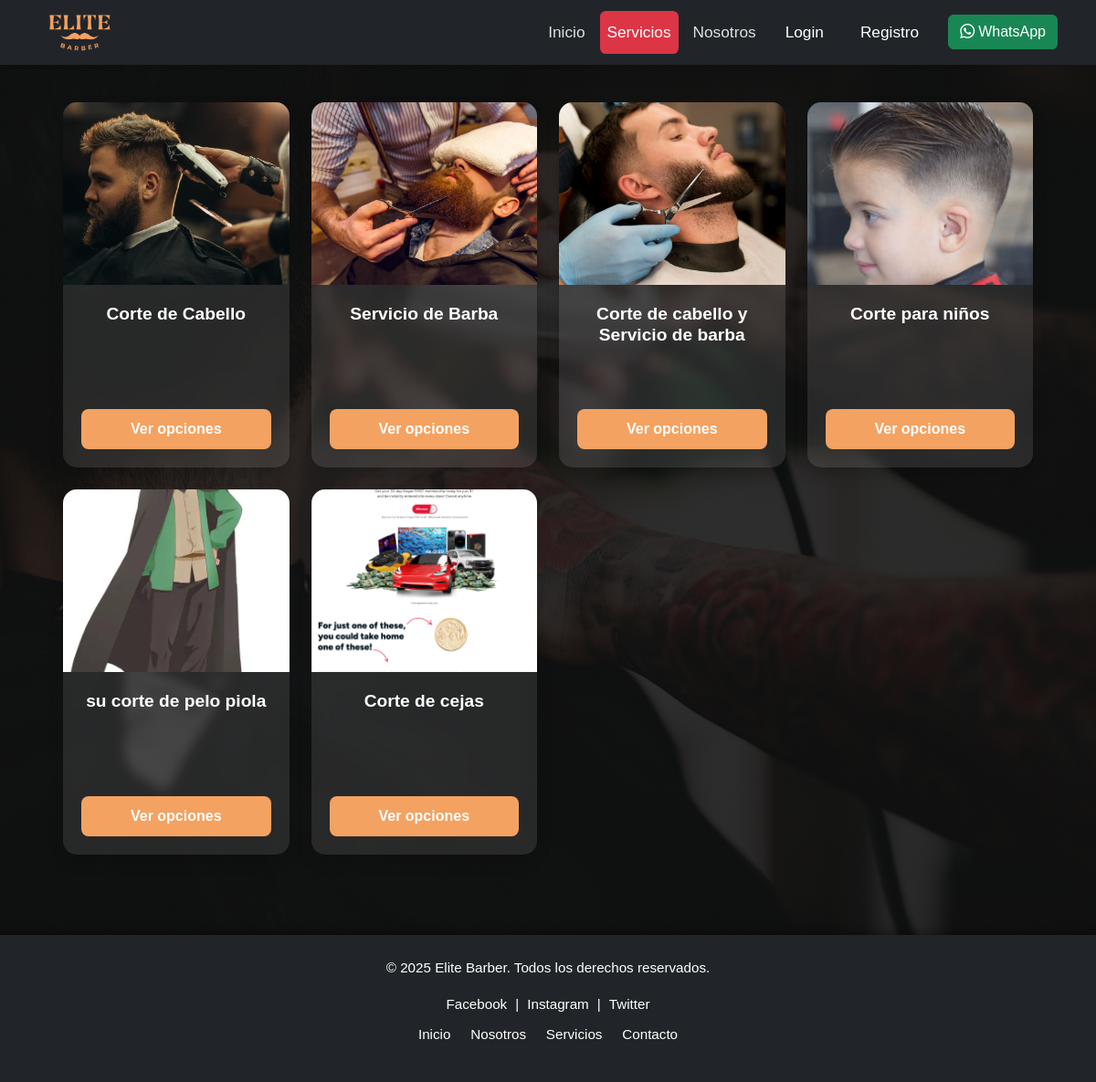
Page /servicios/ on the earlier database version.
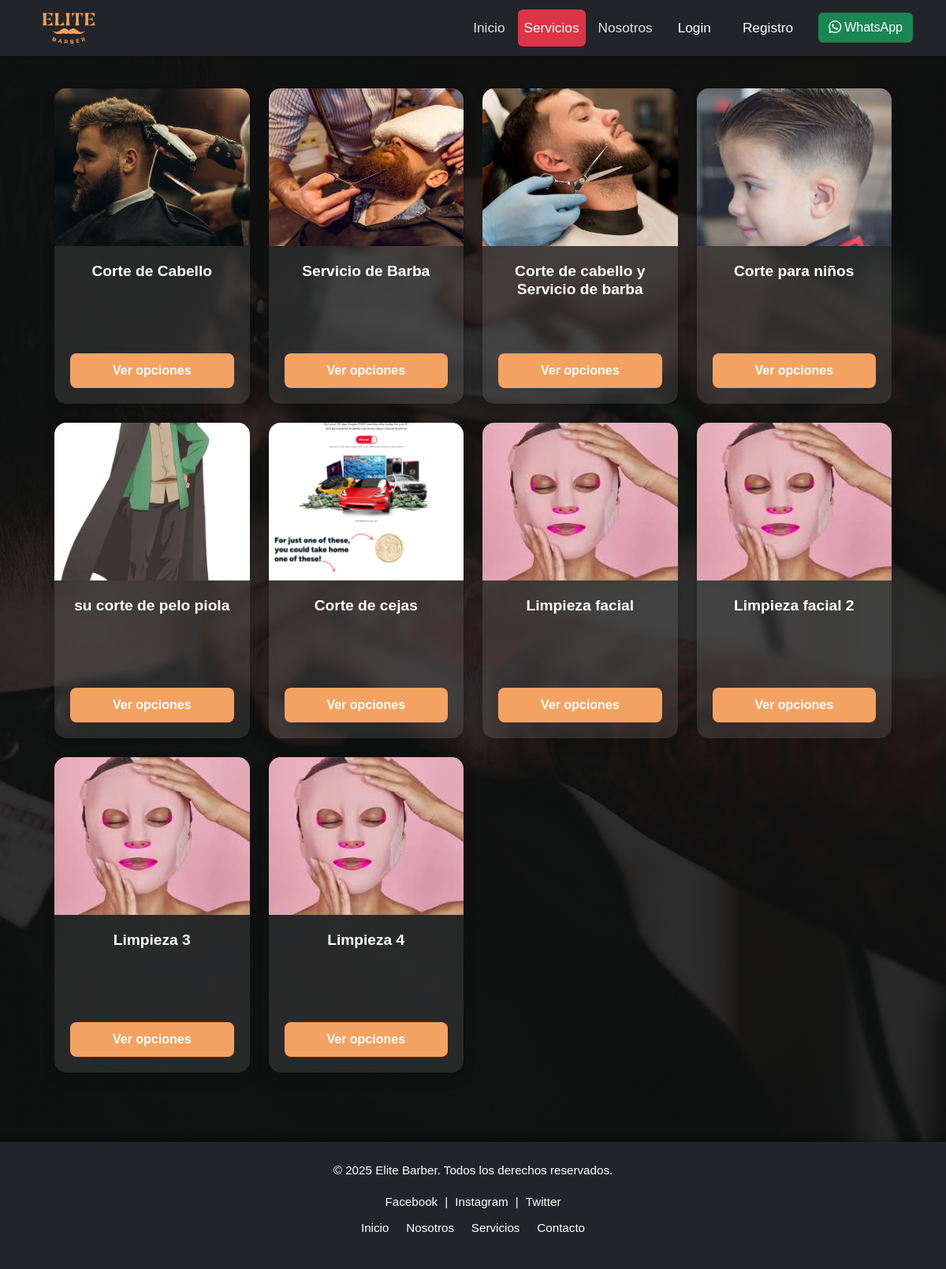
Same page on the later database version.
### gestion3/models.py (models this page shows, shortened)
class SubServicio(models.Model):
    id_subservicio = models.AutoField(primary_key=True)
    nombre_servicio = models.CharField(max_length=100)
    imagenes = models.ImageField(upload_to='subservicios/', null=True, blank=True)

### gestion3/views.py (the view)
# urls.py: path('servicios/', views.servicios, name='servicios'),
def servicios(request):
    subservicios = SubServicio.objects.all()
    return render(request, 'gestion3/servicios.html', {'subservicios': subservicios})

### gestion3/context_processors.py (called while the page is built)
def tipo_usuario_context(request):
    tipo_usuario = None
    if request.session.get('usuario_id'):
        try:
            usuario = Usuario.objects.get(id_usuario=request.session['usuario_id'])
            tipo_usuario = usuario.id_tipo_usuario.tipo
        except Usuario.DoesNotExist:
            pass
    return {'tipo_usuario': tipo_usuario}

### gestion3/templates/gestion3/servicios.html (shortened to what this page needs)
{% load static %}
<!DOCTYPE html>
<html lang="es">
<head>
    <link href="https://cdn.jsdelivr.net/npm/bootstrap@5.3.0/dist/css/bootstrap.min.css" rel="stylesheet" />
    <link rel="stylesheet" href="{% static 'gestion3/css/nav.css' %}" />
    <link rel="stylesheet" href="{% static 'gestion3/css/servicios.css' %}" />
</head>
<body>
    {% include 'gestion3/nav.html' %}
    <main class="container my-5">
      {% if subservicios %}
      <div class="row row-cols-1 row-cols-md-2 row-cols-lg-4 g-4 servicios-container">
        {% for subservicio in subservicios %}
        <div class="col servicio">
          <div class="card h-100 text-center shadow">
            {% if subservicio.imagenes %}
              <img src="{{ subservicio.imagenes.url }}" class="card-img-top" alt="{{ subservicio.nombre_servicio }}" />
            {% else %}
              <img src="{% static 'gestion3/images/afeitados.jpg' %}" class="card-img-top" alt="Imagen por defecto" />
            {% endif %}
            <div class="card-body">
              <h5 class="card-title">{{ subservicio.nombre_servicio }}</h5>
              <a href="{% url 'barbero' subservicio.id_subservicio %}" class="btn btn-primary">Ver opciones</a>
            </div>
          </div>
        </div>
        {% endfor %}
      </div>
      {% else %}
      <div class="text-center text-white my-5">
        <h3>No hay servicios disponibles en este momento.</h3>
        <p>Estamos trabajando para agregar nuevas opciones pronto.</p>
      </div>
      {% endif %}
    </main>
    {% include 'gestion3/footer.html' %}
</body>
</html>

### gestion3/templates/gestion3/nav.html (shortened to what this page needs)
{% load static %}
<!DOCTYPE html>
<html lang="es">
<head>
  <link rel="stylesheet" href="{% static 'gestion3/css/nav.css' %}" />
  <link href="https://cdn.jsdelivr.net/npm/bootstrap-icons@1.11.3/font/bootstrap-icons.min.css" rel="stylesheet">
</head>
<body>
<header>
  <nav class="navbar navbar-expand-lg navbar-dark bg-dark shadow-sm fixed-top custom-navbar">
    <div class="container">
      <a class="navbar-brand d-flex align-items-center" href="{% url 'menu' %}">
        <img src="{% static 'gestion3/images/logo.png' %}" alt="Elite Barber Logo" class="logo_menu me-2" style="height:48px;">
      </a>
      <div class="collapse navbar-collapse justify-content-end" id="navbarNavDropdown">
        <ul class="navbar-nav align-items-center gap-2">
          <li class="nav-item">
            <a class="nav-link{% if request.resolver_match.url_name == 'menu' %} active{% endif %}" href="{% url 'menu' %}">Inicio</a>
          </li>
          <li class="nav-item">
            <a class="nav-link{% if request.resolver_match.url_name == 'servicios' %} active{% endif %}" href="{% url 'servicios' %}">Servicios</a>
          </li>
          <li class="nav-item">
            <a class="nav-link{% if request.resolver_match.url_name == 'nosotros' %} active{% endif %}" href="{% url 'nosotros' %}">Nosotros</a>
          </li>
          {% if request.session.usuario_id %}
            {% if tipo_usuario == "Barbería" %}
              <li class="nav-item dropdown">
                <a class="nav-link dropdown-toggle" href="#" id="navbarDropdown" role="button" data-bs-toggle="dropdown">
                  Datos
                </a>
                <ul class="dropdown-menu dropdown-menu-dark">
                  <li><a class="dropdown-item" href="{% url 'listar_usuarios' %}">Ver usuarios</a></li>
                  <li><a class="dropdown-item" href="{% url 'registro_citas' %}">Registro citas</a></li>
                  <li><a class="dropdown-item" href="{% url 'ver_pagos' %}">Ver Pagos</a></li>
                  <li><a class="dropdown-item" href="{% url 'registro_barbero' %}">Registrar barbero</a></li>
                  <li><a class="dropdown-item" href="{% url 'agregar_subservicio' %}">Agregar subservicio</a></li>
                </ul>
              </li>
            {% endif %}
            {% if tipo_usuario == "Barbero" %}
              <li><a class="dropdown-item" href="{% url 'agregar_servicios' %}">Agregar</a></li>
              <li><a class="dropdown-item" href="{% url 'perfil' %}">Perfil</a></li>
            {% endif %}
            {% if tipo_usuario == "Cliente" %}
              <li><a class="dropdown-item" href="{% url 'perfil' %}">Perfil</a></li>
            {% endif %}
            <li><a class="dropdown-item" href="{% url 'logout' %}">Cerrar sesión</a></li>
          {% else %}
            <li><a class="dropdown-item" href="{% url 'login' %}">Login</a></li>
            <li><a class="dropdown-item" href="{% url 'registrate' %}">Registro</a></li>
          {% endif %}
        </ul>
        <div class="d-flex ms-3">
          <a href="https://wa.me/56979459711" target="_blank" class="btn btn-success d-flex align-items-center">
            <i class="bi bi-whatsapp me-1"></i> WhatsApp
          </a>
        </div>
      </div>
    </div>
  </nav>
</header>
</body>
</html>

### gestion3/templates/gestion3/footer.html
<footer class="text-center p-4 bg-dark text-white">
  <p>&copy; 2025 Elite Barber. Todos los derechos reservados.</p>
  <div class="footer-links mb-2">
    <a href="https://www.facebook.com" target="_blank" class="text-white">Facebook</a> |
    <a href="https://www.instagram.com" target="_blank" class="text-white">Instagram</a> |
    <a href="https://www.twitter.com" target="_blank" class="text-white">Twitter</a>
  </div>
  <nav>
    <ul class="list-inline">
      <li class="list-inline-item"><a href="{% url 'menu' %}" class="text-white">Inicio</a></li>
      <li class="list-inline-item"><a href="{% url 'nosotros' %}" class="text-white">Nosotros</a></li>
      <li class="list-inline-item"><a href="{% url 'servicios' %}" class="text-white">Servicios</a></li>
      <li class="list-inline-item"><a href="#contacto" class="text-white">Contacto</a></li>
    </ul>
  </nav>
</footer>

### gestion3/static/gestion3/css/nav.css (style rules this page uses)
.custom-navbar { transition: background 0.3s, box-shadow 0.3s; font-size: 1.08rem; z-index: 1050; padding-top: 0.4rem; padding-bottom: 0.4rem; }
.custom-navbar .navbar-brand { font-size: 1.35rem; display: flex; align-items: center; font-weight: bold; letter-spacing: 0.8px; color: #f8f9fa; }
.logo_menu { height: 44px; width: auto; border-radius: 8px; margin-right: 10px; }
.navbar-nav .nav-link { color: #e0e0e0; font-weight: 500; padding: 0.6rem 1rem; border-radius: 0.4rem; transition: all 0.2s; }
.navbar-nav .nav-link:hover, .navbar-nav .nav-link.active { background: #dc3545; color: #fff !important; }
.dropdown-item { color: #fff; padding: 10px 16px; }
footer { background-color: #111; color: #fff; text-align: center; padding: 1.5rem 1rem; font-size: 0.95rem; box-shadow: 0 -2px 10px rgba(0, 0, 0, 0.4); }
footer a { color: #f5f5f5; text-decoration: none; margin: 0 0.3rem; transition: color 0.3s ease; }

### gestion3/static/gestion3/css/servicios.css (style rules this page uses)
* { margin: 0; padding: 0; box-sizing: border-box; }
body { font-family: 'Arial', sans-serif; line-height: 1.6; color: #333; background-color: #f9f9f9; }
main { padding: 40px 20px; }
.servicios-container { max-width: 100%; margin: 0 auto; padding: 0 15px; }
.card { display: flex; flex-direction: column; justify-content: space-between; border: none; border-radius: 15px; box-shadow: 0 4px 12px rgba(0, 0, 0, 0.1); overflow: hidden; transition: transform 0.3s, box-shadow 0.3s; background-color: #fff; height: 100%; min-height: 400px; }
.card-img-top { width: 100%; height: 200px; object-fit: cover; }
.card-body { padding: 20px; display: flex; flex-direction: column; justify-content: space-between; flex-grow: 1; text-align: center; }
.card-title { font-size: 1.2rem; font-weight: bold; color: #222; margin-bottom: 10px; word-wrap: break-word; }
.btn-primary { background-color: #f4a261; border: none; font-weight: bold; color: #fff; padding: 10px 20px; transition: background-color 0.3s, transform 0.3s; border-radius: 8px; }
footer { background-color: #333; color: #fff; text-align: center; padding: 1.5rem 1rem; }
footer a { color: #fff; text-decoration: none; transition: color 0.3s; }

### gestion3/templates/gestion3/servicios.html (style rules this page uses)
body { min-height: 100vh; display: flex; flex-direction: column; background: linear-gradient(rgba(15,15,15,0.85), rgba(15,15,15,0.85)), url('/static/gestion3/images/wallpaper.jpeg') no-repeat center center fixed; background-size: cover; }
main { flex: 1; }
.card { background-color: rgba(255, 255, 255, 0.1) !important; border: none; color: #fff; backdrop-filter: blur(6px); }
.card-title { color: #fff; }

Differences in the rows shown:
added SubServicio: imagenes (picture), nombre_servicio "Limpieza facial"
added SubServicio: imagenes (picture), nombre_servicio "Limpieza facial 2"
added SubServicio: imagenes (picture), nombre_servicio "Limpieza 3"
added SubServicio: imagenes (picture), nombre_servicio "Limpieza 4"
